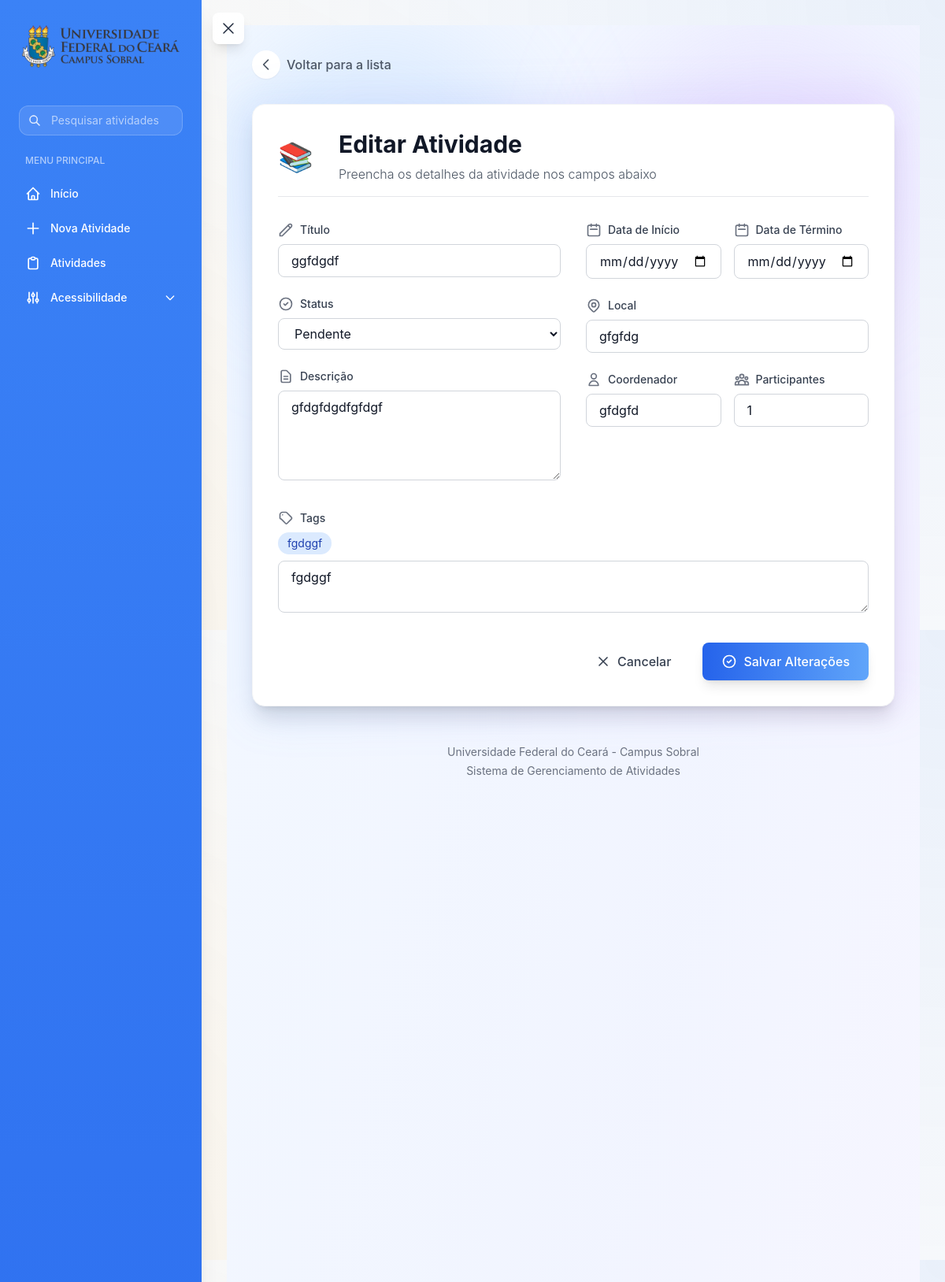
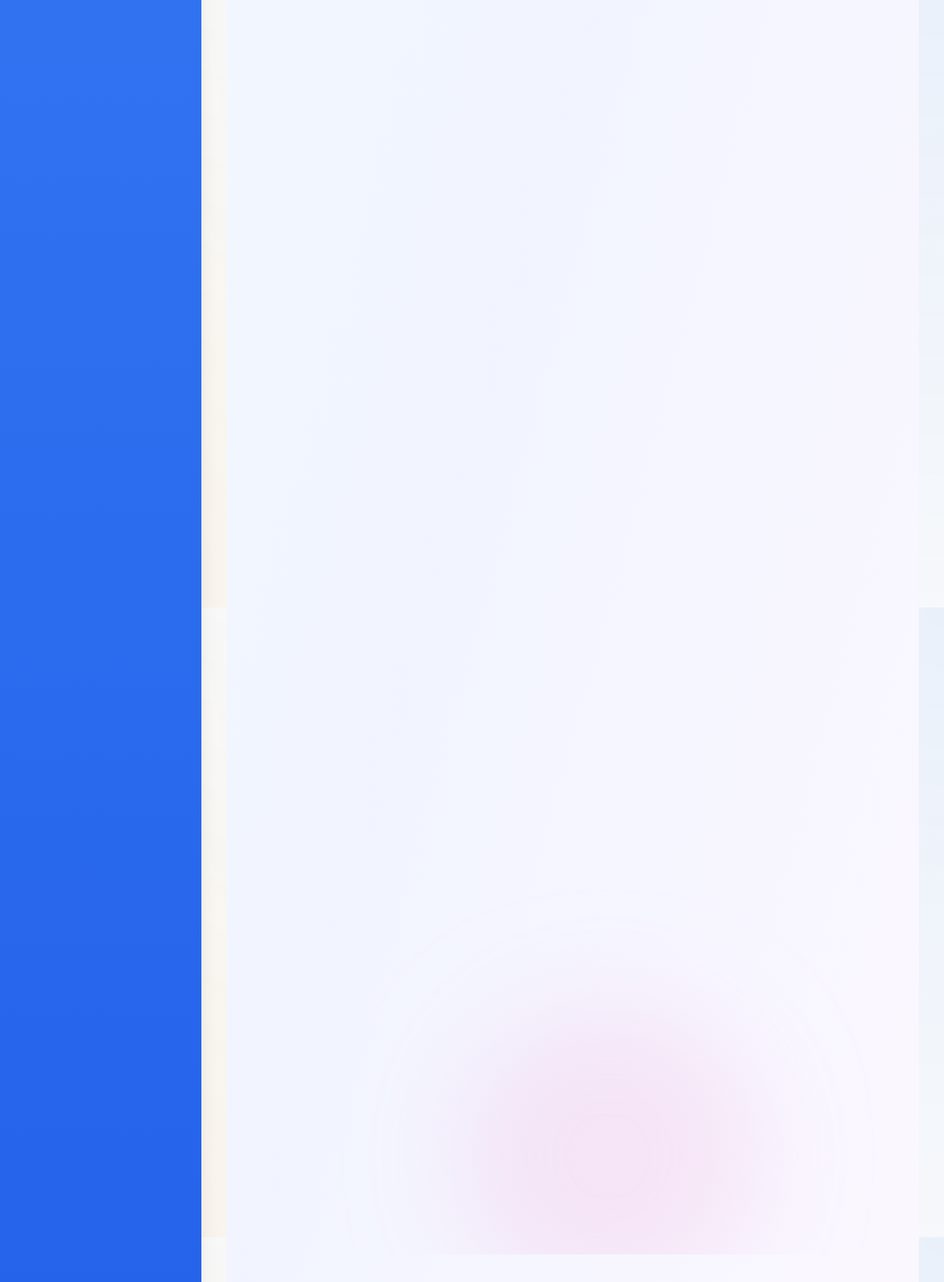
The app's page /atividades/edit/7/ with its own data (2 pictures, top to bottom).
### activities/models.py (models this page shows, shortened)
class Activity(models.Model):
    class ActivityType(models.TextChoices):
        COURSE = 'COURSE', _('Curso')
        WORKSHOP = 'WORKSHOP', _('Workshop')
        SEMINAR = 'SEMINAR', _('Seminário')
        RESEARCH = 'RESEARCH', _('Pesquisa')
        EXTENSION = 'EXTENSION', _('Extensão')
        OTHER = 'OTHER', _('Outro')
    class ActivityStatus(models.TextChoices):
        PENDING = 'PENDING', _('Pendente')
        IN_PROGRESS = 'IN_PROGRESS', _('Em Andamento')
        COMPLETED = 'COMPLETED', _('Concluída')
        CANCELLED = 'CANCELLED', _('Cancelada')
        ACTIVE = 'ACTIVE', _('Ativa')
        UPCOMING = 'UPCOMING', _('Em Breve')
    ACTIVITY_TYPES = [
        ('COURSE', 'Curso'),
        ('WORKSHOP', 'Workshop'),
        ('SEMINAR', 'Seminário'),
        ('RESEARCH', 'Pesquisa'),
        ('EXTENSION', 'Extensão'),
        ('OTHER', 'Outro'),
    ]
    STATUS_CHOICES = [
        ('PENDING', 'Pendente'),
        ('IN_PROGRESS', 'Em Andamento'),
        ('COMPLETED', 'Concluída'),
        ('CANCELLED', 'Cancelada'),
        ('ACTIVE', 'Ativa'),
        ('UPCOMING', 'Em Breve'),
    ]
    title = models.CharField(
        max_length=200,
        validators=[MinLengthValidator(3)],
        verbose_name=_('Título'),
        help_text=_('Título da atividade (mínimo 3 caracteres)')
    )
    description = models.TextField(
        validators=[MinLengthValidator(10)],
        verbose_name=_('Descrição'),
        help_text=_('Descrição detalhada da atividade (mínimo 10 caracteres)')
    )
    type = models.CharField(
        max_length=20,
        choices=ActivityType.choices,
        default=ActivityType.COURSE,
        verbose_name=_('Tipo')
    )
    status = models.CharField(
        max_length=20,
        choices=ActivityStatus.choices,
        default=ActivityStatus.PENDING,
        verbose_name=_('Status')
    )
    start_date = models.DateField(verbose_name=_('Data de Início'))
    end_date = models.DateField(verbose_name=_('Data de Término'))
    time = models.TimeField(
        null=True,
        blank=True,
        verbose_name=_('Horário')
    )
    location = models.CharField(
        max_length=200,
        verbose_name=_('Local'),
        help_text=_('Ex: Laboratório de Informática 1')
    )
    coordinator = models.CharField(
        max_length=200,
        verbose_name=_('Coordenador'),
        help_text=_('Ex: Prof. João Silva')
    )
    participants = models.PositiveIntegerField(
        validators=[MinValueValidator(1)],
        verbose_name=_('Número de Participantes'),
        help_text=_('Mínimo 1 participante'),
        default=1
    )
    image = models.ImageField('Imagem', upload_to='activities/', blank=True, null=True)
    image_url = models.URLField(
        null=True,
        blank=True,
        verbose_name=_('URL da Imagem')
    )
    created_at = models.DateTimeField(
        auto_now_add=True,
        verbose_name=_('Criado em')
    )
    updated_at = models.DateTimeField(
        auto_now=True,
        verbose_name=_('Atualizado em')
    )
    class Meta:
        verbose_name = _('Atividade')
        verbose_name_plural = _('Atividades')
        ordering = ['-start_date']

class ActivityTag(models.Model):
    name = models.CharField('Nome', max_length=50, unique=True)
    activities = models.ManyToManyField(Activity, related_name='tags', blank=True)
    class Meta:
        verbose_name = 'Tag'
        verbose_name_plural = 'Tags'
        ordering = ['name']

### activities/views.py (the view, shortened to what this page needs)
# urls.py: path('atividades/edit/<int:pk>/', views.ActivityUpdateView.as_view(), name='activity_update'),
class ActivityUpdateView(UpdateView):
    model = Activity
    form_class = ActivityForm
    template_name = 'activities/activity_form.html'
    success_url = reverse_lazy('activity_list')

### templates/activities/activity_form.html (shortened to what this page needs)
{% extends 'base.html' %}
{% load static %}
{% block content %}
<div class="min-h-screen relative overflow-hidden bg-white dark:bg-gray-900">
    <div class="absolute inset-0 overflow-hidden">
        <div class="absolute inset-0 bg-gradient-to-br from-blue-50 via-indigo-50 to-purple-50 dark:from-gray-900 dark:via-gray-800 dark:to-indigo-950 opacity-80 dark:opacity-60"></div>
        <div class="absolute bottom-0 left-1/3 w-96 h-96 bg-pink-300 dark:bg-pink-700 rounded-full mix-blend-multiply dark:mix-blend-soft-light filter blur-3xl opacity-20 dark:opacity-10 animate-blob animation-delay-4000"></div>
    </div>
    <div class="relative z-10 container mx-auto px-4 sm:px-6 lg:px-8 max-w-6xl pt-8 pb-16">
        <div class="mb-8 flex items-center">
            <a href="{% url 'activity_list' %}"
               class="inline-flex items-center gap-2 text-gray-600 hover:text-blue-600 dark:text-gray-400 dark:hover:text-blue-400 transition-colors duration-200 group font-medium">
                <span class="bg-white dark:bg-gray-800 p-2 rounded-full shadow-sm group-hover:shadow-md transition-all duration-200 transform group-hover:scale-105">
                    <svg class="w-5 h-5" fill="none" stroke="currentColor" viewBox="0 0 24 24">
                        <path stroke-linecap="round" stroke-linejoin="round" stroke-width="2" d="M15 19l-7-7 7-7"></path>
                    </svg>
                </span>
                <span class="group-hover:underline">Voltar para a lista</span>
            </a>
        </div>
        <div class="relative">
            <div class="relative bg-white dark:bg-gray-800 rounded-2xl shadow-xl p-8 border border-gray-100 dark:border-gray-700">
                <div class="flex items-center space-x-4 mb-8 pb-4 border-b border-gray-200 dark:border-gray-700">
                    <div class="text-4xl mr-4" aria-hidden="true">📚</div>
                    <div class="flex-1">
                        <h2 class="text-3xl font-bold text-gray-900 dark:text-white">
                            {% if object %}Editar Atividade{% else %}Nova Atividade{% endif %}
                        </h2>
                        <p class="text-gray-600 dark:text-gray-400 mt-2 font-light">
                            Preencha os detalhes da atividade nos campos abaixo
                        </p>
                    </div>
                </div>
                <form method="post" class="space-y-8">
                    <div class="grid grid-cols-1 md:grid-cols-2 gap-8">
                        <div class="space-y-6">
                            <div class="group transform transition-all duration-200 hover:scale-[1.01]">
                                <label for="{{ form.title.id_for_label }}" class="block text-sm font-medium text-gray-700 dark:text-gray-300 mb-2 group-hover:text-blue-500 transition-colors duration-200 flex items-center">
                                    <svg class="w-5 h-5 text-gray-500 dark:text-gray-400" fill="none" stroke="currentColor" viewBox="0 0 24 24">
                                        <path stroke-linecap="round" stroke-linejoin="round" stroke-width="2" d="M15.232 5.232l3.536 3.536m-2.036-5.036a2.5 2.5 0 113.536 3.536L6.5 21.036H3v-3.572L16.732 3.732z"></path>
                                    </svg>
                                    <span class="ml-2">Título</span>
                                </label>
                                {{ form.title }}
                            </div>
                            <div class="group transform transition-all duration-200 hover:scale-[1.01]">
                                <label for="{{ form.status.id_for_label }}" class="block text-sm font-medium text-gray-700 dark:text-gray-300 mb-2 group-hover:text-blue-500 transition-colors duration-200 flex items-center">
                                    <svg class="w-5 h-5 text-gray-500 dark:text-gray-400" fill="none" stroke="currentColor" viewBox="0 0 24 24">
                                        <path stroke-linecap="round" stroke-linejoin="round" stroke-width="2" d="M9 12l2 2 4-4m6 2a9 9 0 11-18 0 9 9 0 0118 0z"></path>
                                    </svg>
                                    <span class="ml-2">Status</span>
                                </label>
                                {{ form.status }}
                            </div>
                            <div class="group transform transition-all duration-200 hover:scale-[1.01]">
                                <label for="{{ form.description.id_for_label }}" class="block text-sm font-medium text-gray-700 dark:text-gray-300 mb-2 group-hover:text-blue-500 transition-colors duration-200 flex items-center">
                                    <svg class="w-5 h-5 text-gray-500 dark:text-gray-400" fill="none" stroke="currentColor" viewBox="0 0 24 24">
                                        <path stroke-linecap="round" stroke-linejoin="round" stroke-width="2" d="M9 12h6m-6 4h6m2 5H7a2 2 0 01-2-2V5a2 2 0 012-2h5.586a1 1 0 01.707.293l5.414 5.414a1 1 0 01.293.707V19a2 2 0 01-2 2z"></path>
                                    </svg>
                                    <span class="ml-2">Descrição</span>
                                </label>
                                {{ form.description }}
                            </div>
                        </div>
                        <div class="space-y-6">
                            <div class="grid grid-cols-2 gap-4">
                                <div class="group transform transition-all duration-200 hover:scale-[1.01]">
                                    <label for="{{ form.start_date.id_for_label }}" class="block text-sm font-medium text-gray-700 dark:text-gray-300 mb-2 group-hover:text-blue-500 transition-colors duration-200 flex items-center">
                                        <svg class="w-5 h-5 text-gray-500 dark:text-gray-400" fill="none" stroke="currentColor" viewBox="0 0 24 24">
                                            <path stroke-linecap="round" stroke-linejoin="round" stroke-width="2" d="M8 7V3m8 4V3m-9 8h10M5 21h14a2 2 0 002-2V7a2 2 0 00-2-2H5a2 2 0 00-2 2v12a2 2 0 002 2z"></path>
                                        </svg>
                                        <span class="ml-2">Data de Início</span>
                                    </label>
                                    {{ form.start_date }}
                                </div>
                                <div class="group transform transition-all duration-200 hover:scale-[1.01]">
                                    <label for="{{ form.end_date.id_for_label }}" class="block text-sm font-medium text-gray-700 dark:text-gray-300 mb-2 group-hover:text-blue-500 transition-colors duration-200 flex items-center">
                                        <svg class="w-5 h-5 text-gray-500 dark:text-gray-400" fill="none" stroke="currentColor" viewBox="0 0 24 24">
                                            <path stroke-linecap="round" stroke-linejoin="round" stroke-width="2" d="M8 7V3m8 4V3m-9 8h10M5 21h14a2 2 0 002-2V7a2 2 0 00-2-2H5a2 2 0 00-2 2v12a2 2 0 002 2z"></path>
                                        </svg>
                                        <span class="ml-2">Data de Término</span>
                                    </label>
                                    {{ form.end_date }}
                                </div>
                            </div>
                            <div class="group transform transition-all duration-200 hover:scale-[1.01]">
                                <label for="{{ form.location.id_for_label }}" class="block text-sm font-medium text-gray-700 dark:text-gray-300 mb-2 group-hover:text-blue-500 transition-colors duration-200 flex items-center">
                                    <span class="ml-2">Local</span>
                                </label>
                                {{ form.location }}
                            </div>
                            <div class="grid grid-cols-2 gap-4">
                                <div class="group transform transition-all duration-200 hover:scale-[1.01]">
                                    <label for="{{ form.coordinator.id_for_label }}" class="block text-sm font-medium text-gray-700 dark:text-gray-300 mb-2 group-hover:text-blue-500 transition-colors duration-200 flex items-center">
                                        <svg class="w-5 h-5 text-gray-500 dark:text-gray-400" fill="none" stroke="currentColor" viewBox="0 0 24 24">
                                            <path stroke-linecap="round" stroke-linejoin="round" stroke-width="2" d="M16 7a4 4 0 11-8 0 4 4 0 018 0zM12 14a7 7 0 00-7 7h14a7 7 0 00-7-7z"></path>
                                        </svg>
                                        <span class="ml-2">Coordenador</span>
                                    </label>
                                    {{ form.coordinator }}
                                </div>
                                <div class="group transform transition-all duration-200 hover:scale-[1.01]">
                                    <label for="{{ form.participants.id_for_label }}" class="block text-sm font-medium text-gray-700 dark:text-gray-300 mb-2 group-hover:text-blue-500 transition-colors duration-200 flex items-center">
                                        <span class="ml-2">Participantes</span>
                                    </label>
                                    {{ form.participants }}
                                </div>
                            </div>
                        </div>
                    </div>
                    <div class="space-y-4">
                        <div class="group transform transition-all duration-200 hover:scale-[1.01]">
                            <label for="{{ form.tags.id_for_label }}" class="block text-sm font-medium text-gray-700 dark:text-gray-300 mb-2 group-hover:text-blue-500 transition-colors duration-200 flex items-center">
                                <span class="ml-2">Tags</span>
                            </label>
                            <div class="flex gap-2 flex-wrap mb-2" id="tags-display">
                                {% if object %}
                                    {% for tag in object.tags.all %}
                                        <span class="inline-flex items-center px-3 py-1 rounded-full text-sm bg-blue-100 text-blue-800 dark:bg-blue-900 dark:text-blue-200">
                                            {{ tag.name }}
                                        </span>
                                    {% empty %}
                                        <span class="text-gray-500 text-sm">Nenhuma tag adicionada</span>
                                    {% endfor %}
                                {% else %}
                                    <span class="text-gray-500 text-sm">Digite as tags separadas por vírgula</span>
                                {% endif %}
                            </div>
                            {{ form.tags }}
                        </div>
                    </div>
                    <div class="flex justify-end space-x-4 mt-8">
                        <button type="button" onclick="history.back()"
                                class="px-6 py-3 rounded-lg text-gray-700 dark:text-gray-300 hover:bg-gray-100 dark:hover:bg-gray-700 transition-all duration-200 font-medium flex items-center">
                            <svg class="w-5 h-5 mr-2" fill="none" stroke="currentColor" viewBox="0 0 24 24">
                                <path stroke-linecap="round" stroke-linejoin="round" stroke-width="2" d="M6 18L18 6M6 6l12 12"></path>
                            </svg>
                            Cancelar
                        </button>
                        <button type="submit"
                                class="px-6 py-3 rounded-lg bg-gradient-to-r from-blue-600 to-blue-400 hover:from-blue-500 hover:to-blue-300 text-white font-medium shadow-lg hover:shadow-xl transform transition-all duration-200 hover:scale-[1.02] focus:ring-2 focus:ring-blue-500 focus:ring-offset-2 flex items-center">
                            <svg class="w-5 h-5 mr-2" fill="none" stroke="currentColor" viewBox="0 0 24 24">
                                <path stroke-linecap="round" stroke-linejoin="round" stroke-width="2" d="M9 12l2 2 4-4m6 2a9 9 0 11-18 0 9 9 0 0118 0z"></path>
                            </svg>
                            {% if object %}Salvar Alterações{% else %}Criar Atividade{% endif %}
                        </button>
                    </div>
                </form>
            </div>
        </div>
        <div class="mt-12 text-center text-sm text-gray-500 dark:text-gray-400">
            <p>Universidade Federal do Ceará - Campus Sobral</p>
            <p class="mt-1">Sistema de Gerenciamento de Atividades</p>
        </div>
    </div>
</div>
{% endblock %}

### records on screen
Activity: title "ggfdgdf", status "Pendente", description "gfdgfdgdfgfdgf", location "gfgfdg", coordinator "gfdgfd", participants "1"
ActivityTag: name "fgdggf"
